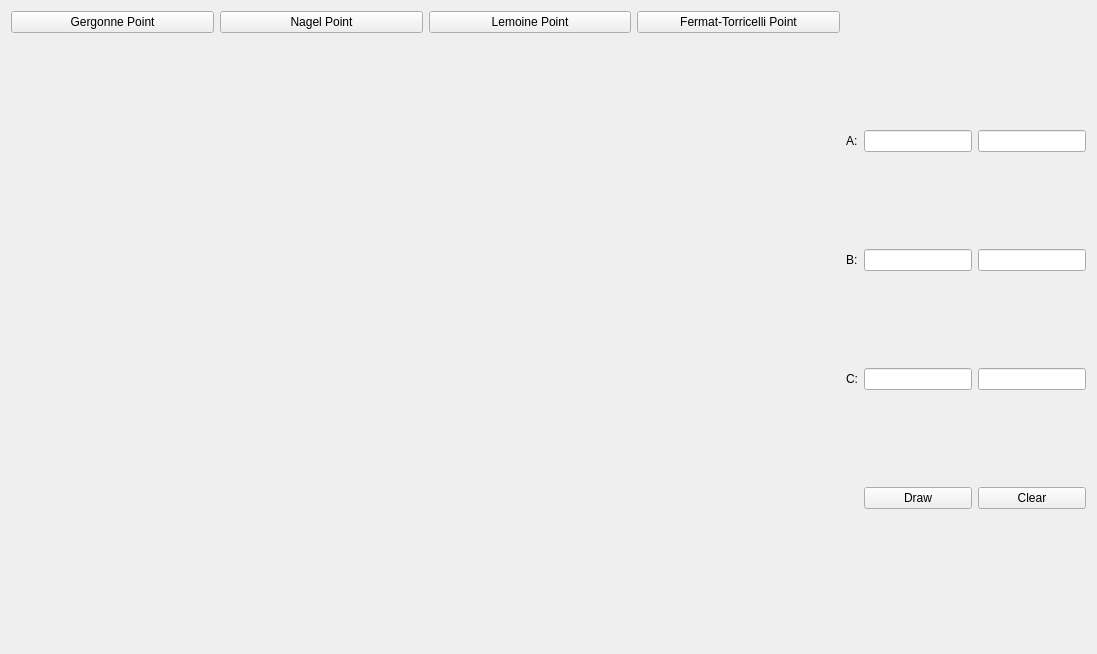
<?xml version="1.0" encoding="UTF-8"?>
<ui version="4.0">
 <class>MainWindow</class>
 <widget class="QMainWindow" name="MainWindow">
  <property name="geometry">
   <rect>
    <x>0</x>
    <y>0</y>
    <width>1097</width>
    <height>654</height>
   </rect>
  </property>
  <property name="windowTitle">
   <string>Plot Function</string>
  </property>
  <widget class="QWidget" name="centralWidget">
   <layout class="QGridLayout" name="gridLayout">
    <item row="0" column="0">
     <layout class="QHBoxLayout" name="horizontalLayout">
      <item>
       <widget class="QPushButton" name="GergonneButton">
        <property name="text">
         <string>Gergonne Point</string>
        </property>
       </widget>
      </item>
      <item>
       <widget class="QPushButton" name="NagelButton">
        <property name="text">
         <string>Nagel Point</string>
        </property>
       </widget>
      </item>
      <item>
       <widget class="QPushButton" name="LemoineButton">
        <property name="text">
         <string>Lemoine Point</string>
        </property>
       </widget>
      </item>
      <item>
       <widget class="QPushButton" name="FermatButton">
        <property name="text">
         <string>Fermat-Torricelli Point</string>
        </property>
       </widget>
      </item>
     </layout>
    </item>
    <item row="1" column="0">
     <widget class="DrawArea" name="drawArea" native="true">
      <property name="sizePolicy">
       <sizepolicy hsizetype="Expanding" vsizetype="Expanding">
        <horstretch>0</horstretch>
        <verstretch>0</verstretch>
       </sizepolicy>
      </property>
      <property name="minimumSize">
       <size>
        <width>640</width>
        <height>480</height>
       </size>
      </property>
      <property name="baseSize">
       <size>
        <width>800</width>
        <height>600</height>
       </size>
      </property>
     </widget>
    </item>
    <item row="1" column="1">
     <layout class="QGridLayout" name="VertLayout">
      <property name="sizeConstraint">
       <enum>QLayout::SetMinimumSize</enum>
      </property>
      <item row="2" column="0">
       <widget class="QLabel" name="CLabel">
        <property name="sizePolicy">
         <sizepolicy hsizetype="Preferred" vsizetype="Fixed">
          <horstretch>0</horstretch>
          <verstretch>0</verstretch>
         </sizepolicy>
        </property>
        <property name="text">
         <string>C:</string>
        </property>
       </widget>
      </item>
      <item row="1" column="0">
       <widget class="QLabel" name="BLabel">
        <property name="sizePolicy">
         <sizepolicy hsizetype="Preferred" vsizetype="Fixed">
          <horstretch>0</horstretch>
          <verstretch>0</verstretch>
         </sizepolicy>
        </property>
        <property name="text">
         <string>B:</string>
        </property>
       </widget>
      </item>
      <item row="0" column="1">
       <widget class="QLineEdit" name="ALineX">
        <property name="sizePolicy">
         <sizepolicy hsizetype="Fixed" vsizetype="Fixed">
          <horstretch>0</horstretch>
          <verstretch>0</verstretch>
         </sizepolicy>
        </property>
       </widget>
      </item>
      <item row="2" column="1">
       <widget class="QLineEdit" name="CLine">
        <property name="sizePolicy">
         <sizepolicy hsizetype="Preferred" vsizetype="Fixed">
          <horstretch>0</horstretch>
          <verstretch>0</verstretch>
         </sizepolicy>
        </property>
       </widget>
      </item>
      <item row="3" column="1">
       <widget class="QPushButton" name="drawButton">
        <property name="sizePolicy">
         <sizepolicy hsizetype="Minimum" vsizetype="Fixed">
          <horstretch>0</horstretch>
          <verstretch>0</verstretch>
         </sizepolicy>
        </property>
        <property name="text">
         <string>Draw</string>
        </property>
       </widget>
      </item>
      <item row="0" column="0">
       <widget class="QLabel" name="ALabel">
        <property name="text">
         <string>A:</string>
        </property>
       </widget>
      </item>
      <item row="1" column="1">
       <widget class="QLineEdit" name="BLineX">
        <property name="sizePolicy">
         <sizepolicy hsizetype="Preferred" vsizetype="Fixed">
          <horstretch>0</horstretch>
          <verstretch>0</verstretch>
         </sizepolicy>
        </property>
       </widget>
      </item>
      <item row="0" column="2">
       <widget class="QLineEdit" name="ALineY">
        <property name="sizePolicy">
         <sizepolicy hsizetype="Fixed" vsizetype="Fixed">
          <horstretch>0</horstretch>
          <verstretch>0</verstretch>
         </sizepolicy>
        </property>
       </widget>
      </item>
      <item row="1" column="2">
       <widget class="QLineEdit" name="BLineY">
        <property name="sizePolicy">
         <sizepolicy hsizetype="Fixed" vsizetype="Fixed">
          <horstretch>0</horstretch>
          <verstretch>0</verstretch>
         </sizepolicy>
        </property>
       </widget>
      </item>
      <item row="2" column="2">
       <widget class="QLineEdit" name="CLineY">
        <property name="sizePolicy">
         <sizepolicy hsizetype="Fixed" vsizetype="Fixed">
          <horstretch>0</horstretch>
          <verstretch>0</verstretch>
         </sizepolicy>
        </property>
       </widget>
      </item>
      <item row="3" column="2">
       <widget class="QPushButton" name="clearButton">
        <property name="text">
         <string>Clear</string>
        </property>
       </widget>
      </item>
      <item row="4" column="2">
       <spacer name="verticalSpacer">
        <property name="orientation">
         <enum>Qt::Vertical</enum>
        </property>
        <property name="sizeType">
         <enum>QSizePolicy::Fixed</enum>
        </property>
        <property name="sizeHint" stdset="0">
         <size>
          <width>20</width>
          <height>40</height>
         </size>
        </property>
       </spacer>
      </item>
     </layout>
    </item>
   </layout>
  </widget>
 </widget>
 <layoutdefault spacing="6" margin="11"/>
 <customwidgets>
  <customwidget>
   <class>DrawArea</class>
   <extends>QWidget</extends>
   <header location="global">drawarea.h</header>
   <container>1</container>
  </customwidget>
 </customwidgets>
 <resources/>
 <connections/>
</ui>
